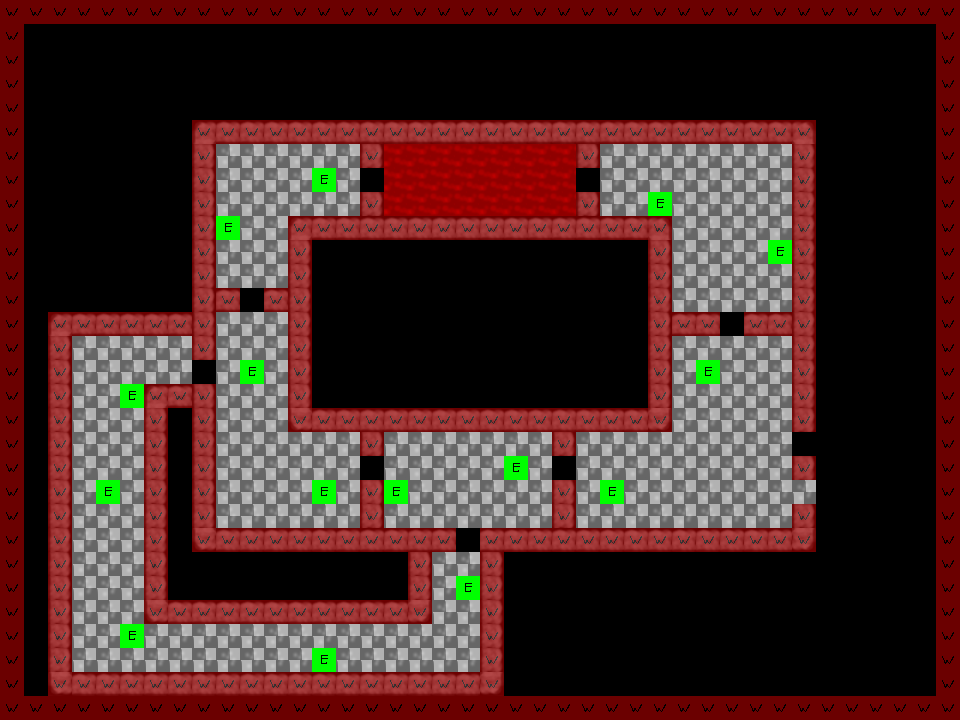

Rendered tile map (Tiled .tmx) drawn with the repository's tilesets; below, a short description and the map source with its tile grids summarised:
An orthogonal 40x30 tile map with 24x24 px tiles, 4 tile layers (Background, Walkable, Foreground, Searches) and 24 objects (5x ai-2, 5x ai-1, player-1, device, door-11, ...).

<map version="1.0" orientation="orthogonal" renderorder="right-down" width="40" height="30" tilewidth="24" tileheight="24" nextobjectid="147">
 <tileset firstgid="1" name="level-tilesheet" tilewidth="24" tileheight="24" tilecount="40" columns="5">
  <image source="../graphics/level-tilesheet.png" width="120" height="192" />
  <tile id="15">
   <properties>
    <property name="initial-state" type="bool" value="false" />
   </properties>
  </tile>
 </tileset>
 <layer name="Background" width="40" height="30">
  <properties>
   <property name="type" value="visual" />
  </properties>
  <data>[1200 cells, 509 non-empty, 8 distinct tile ids]</data>
 </layer>
 <layer name="Walkable" width="40" height="30" opacity="0.42">
  <properties>
   <property name="type" value="movement" />
  </properties>
  <data>[1200 cells, 346 non-empty, 1 distinct tile ids]</data>
 </layer>
 <objectgroup name="Objects">
  <object id="50" name="player-1" gid="2" x="716.565" y="504.942" width="24" height="24">
   <properties>
    <property name="active" type="int" value="1" />
    <property name="type" value="player" />
   </properties>
  </object>
  <object id="55" name="device" gid="11" x="470.6" y="169.734" width="24" height="24">
   <properties>
    <property name="type" value="doomsday-device" />
   </properties>
  </object>
  <object id="59" name="door-11" gid="4" x="361.871" y="478.543" width="24" height="24">
   <properties>
    <property name="always-working" type="bool" value="false" />
    <property name="angle" type="float" value="90" />
    <property name="controlled-by" value="" />
    <property name="type" value="door" />
   </properties>
  </object>
  <object id="62" name="door-3" gid="4" x="457.053" y="548.632" width="24" height="24">
   <properties>
    <property name="always-working" type="bool" value="false" />
    <property name="angle" type="float" value="0" />
    <property name="controlled-by" value="" />
    <property name="type" value="door" />
   </properties>
  </object>
  <object id="67" name="door-91" gid="4" x="191.425" y="378.305" width="24" height="24">
   <properties>
    <property name="always-working" type="bool" value="false" />
    <property name="angle" type="float" value="90" />
    <property name="controlled-by" value="" />
    <property name="type" value="door" />
   </properties>
  </object>
  <object id="102" name="player-2" gid="2" x="651.134" y="505.898" width="24" height="24">
   <properties>
    <property name="active" type="int" value="0" />
    <property name="type" value="player" />
   </properties>
  </object>
  <object id="106" name="door-6" gid="4" x="551.072" y="475.948" width="24" height="24">
   <properties>
    <property name="angle" type="float" value="90" />
    <property name="controlled-by" value="" />
    <property name="type" value="door" />
   </properties>
  </object>
  <object id="111" name="level-exit-1" gid="4" x="790.308" y="451.718" width="24" height="24">
   <properties>
    <property name="always-working" type="bool" value="true" />
    <property name="angle" type="float" value="90" />
    <property name="controlled-by" value="" />
    <property name="type" value="exit" />
   </properties>
  </object>
  <object id="128" name="door-9" gid="4" x="360.941" y="188.015" width="24" height="24">
   <properties>
    <property name="angle" type="float" value="90" />
    <property name="controlled-by" value="controller-21" />
    <property name="type" value="door" />
   </properties>
  </object>
  <object id="131" name="controller-21" gid="10" x="78.2122" y="660.415" width="24" height="24">
   <properties>
    <property name="type" value="controller" />
   </properties>
  </object>
  <object id="139" name="door-92" gid="4" x="576.584" y="187.374" width="24" height="24">
   <properties>
    <property name="always-working" type="bool" value="false" />
    <property name="angle" type="float" value="90" />
    <property name="controlled-by" value="controller-21" />
    <property name="type" value="door" />
   </properties>
  </object>
  <object id="140" name="door-7" gid="4" x="716.722" y="331.643" width="24" height="24">
   <properties>
    <property name="always-working" type="bool" value="false" />
    <property name="angle" type="float" value="0" />
    <property name="controlled-by" value="" />
    <property name="type" value="door" />
   </properties>
  </object>
  <object id="143" name="door-71" gid="4" x="240.499" y="307.569" width="24" height="24">
   <properties>
    <property name="always-working" type="bool" value="false" />
    <property name="angle" type="float" value="0" />
    <property name="controlled-by" value="" />
    <property name="type" value="door" />
   </properties>
  </object>
  <object id="146" name="level-exit-2" gid="4" x="791.524" y="499.573" width="24" height="24">
   <properties>
    <property name="always-working" type="bool" value="true" />
    <property name="angle" type="float" value="90" />
    <property name="controlled-by" value="" />
    <property name="type" value="exit" />
   </properties>
  </object>
 </objectgroup>
 <objectgroup name="AIs">
  <object id="107" name="ai-2" gid="3" x="521.952" y="195.103" width="24" height="24">
   <properties>
    <property name="initial-state" value="none" />
    <property name="initial-tiredness" value="0" />
    <property name="type" value="ai" />
   </properties>
  </object>
  <object id="138" name="ai-1" gid="3" x="406.125" y="186.012" width="24" height="24">
   <properties>
    <property name="initial-state" value="none" />
    <property name="initial-tiredness" value="0" />
    <property name="type" value="ai" />
   </properties>
  </object>
 </objectgroup>
 <layer name="Foreground" width="40" height="30">
  <properties>
   <property name="type" value="visual" />
  </properties>
  <data>[1200 cells, 0 non-empty, 0 distinct tile ids]</data>
 </layer>
 <objectgroup name="Patrols">
  <object id="79" name="ai-1" gid="17" x="148.785" y="662.756" width="24" height="24">
   <properties>
    <property name="index" type="int" value="2" />
    <property name="patrol-name" value="two" />
    <property name="type" value="patrol-point" />
   </properties>
  </object>
  <object id="87" name="ai-1" gid="17" x="461.973" y="478.267" width="24" height="24">
   <properties>
    <property name="index" type="int" value="3" />
    <property name="patrol-name" value="two" />
    <property name="type" value="patrol-point" />
   </properties>
  </object>
  <object id="119" name="ai-2" gid="17" x="747.151" y="508.855" width="24" height="24">
   <properties>
    <property name="index" type="int" value="4" />
    <property name="patrol-name" value="two" />
    <property name="type" value="patrol-point" />
   </properties>
  </object>
  <object id="124" name="ai-1" gid="17" x="91.124" y="378.4" width="24" height="24">
   <properties>
    <property name="index" type="int" value="1" />
    <property name="patrol-name" value="two" />
    <property name="type" value="patrol-point" />
   </properties>
  </object>
  <object id="125" name="ai-2" gid="17" x="713.535" y="201.268" width="24" height="24">
   <properties>
    <property name="index" type="int" value="1" />
    <property name="patrol-name" value="two" />
    <property name="type" value="patrol-point" />
   </properties>
  </object>
  <object id="126" name="ai-2" gid="17" x="253.423" y="194.78" width="24" height="24">
   <properties>
    <property name="index" type="int" value="2" />
    <property name="patrol-name" value="two" />
    <property name="type" value="patrol-point" />
   </properties>
  </object>
  </objectgroup>
 <layer name="Searches" width="40" height="30">
  <properties>
   <property name="type" value="object" />
  </properties>
  <data>[1200 cells, 15 non-empty, 1 distinct tile ids]</data>
 </layer>
 <objectgroup name="Rest points" visible="0" />
</map>
<!-- 2 of 24 objects omitted -->
